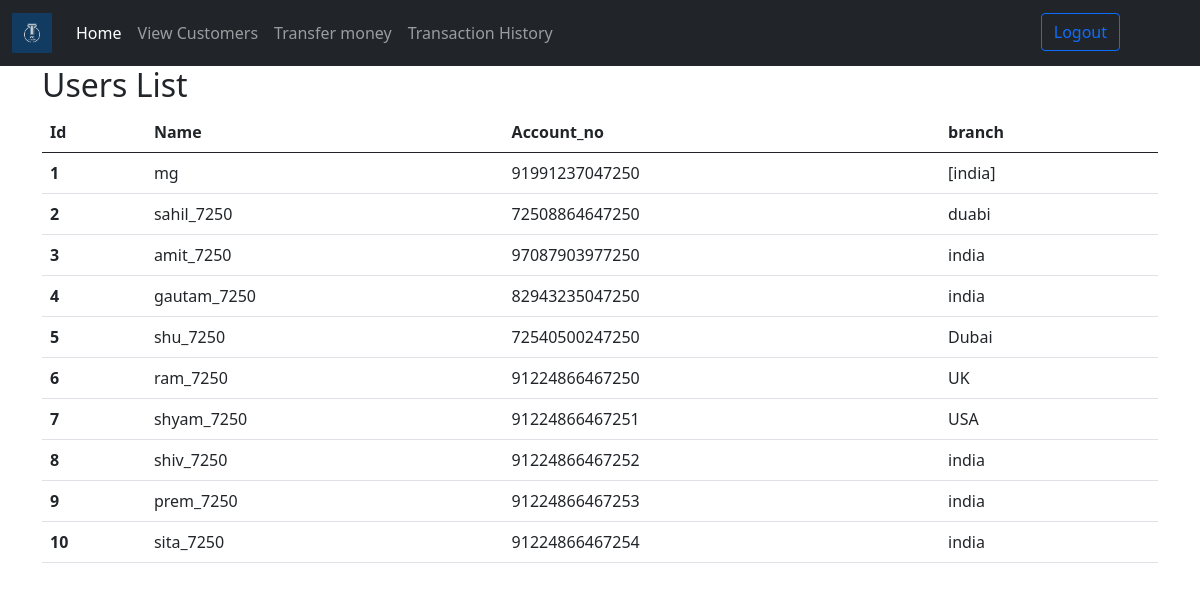
/cust.php, run on the app's committed database.
### tables this page shows
CREATE TABLE `users` (
  `id` int(11) NOT NULL,
  `username` varchar(256) DEFAULT NULL,
  `password` varchar(256) DEFAULT NULL,
  `accountno` varchar(256) DEFAULT NULL,
  `branch` varchar(256) DEFAULT NULL,
  `bal` int(11) DEFAULT NULL,
  `name` varchar(256) DEFAULT NULL
);

### cust.php (the view, shortened to what this page needs)
<?php
require("config.php");
$sql="select * from users";
$result=mysqli_query($conn,$sql);
$count=mysqli_num_rows($result);
if($count){
?>
<!DOCTYPE html>
<html lang="en">
<head>
  <link href="https://cdn.jsdelivr.net/npm/bootstrap@5.0.2/dist/css/bootstrap.min.css" rel="stylesheet"
>
    <link rel="stylesheet" href="style.css">
</head>
<body>
<?php
  include("nav.php");
  ?>
  <div class="bs-example">
    <div class="container">
      <div class="row">
        <div class="col-md-12">
          <div class="page-header clearfix">
            <h2 class="pull-left">Users List</h2>
          </div>
          <table class="table table-hover">
            <thead>
              <tr>
                <th scope="col">Id</th>
                <th scope="col">Name</th>
                <th scope="col">Account_no</th>
                <th scope="col">branch</th>
              </tr>
            </thead>
            <tbody>
              <?php
while($row1 = mysqli_fetch_assoc($result)) {
?>
              <tr>
                <th scope="row">
                  <?php echo $row1['id'];?>
                </th>
                <td>
                  <?php echo $row1["username"]; ?>
                </td>
                <td>
                  <?php echo $row1["accountno"]; ?>
                </td>
                <td>
                  <?php echo $row1["branch"]; ?>
                </td>
              </tr>
                <?php
          }
        ?>
            </tbody>
          </table>
          <?php
          }
 else{
   echo " No recordes Found";
  }
 ?>
        </div>
      </div>
    </div>
  </div>
</body>
</html>

### nav.php (shortened to what this page needs)
<nav class="navbar navbar-expand-lg navbar-dark bg-dark">
        <div class="container-fluid">
            <a class="navbar-brand" href="welcome.php"><img src="img/Mg Bank Logo.png" height="40vh" width="40vh" alt="not sown"></a>
            <div class="collapse navbar-collapse" id="navbarSupportedContent">
                <ul class="navbar-nav me-auto mb-2 mb-lg-0">
                    <li class="nav-item">
                        <a class="nav-link active" aria-current="page" href="welcome.php">Home</a>
                    </li>
                    <li class="nav-item">
                        <a class="nav-link" href="cust.php">View Customers</a>
                    </li>
                    <li class="nav-item">
                        <a class="nav-link" href="tranction.php">Transfer money</a>
                    </li>
                    <li class="nav-item">
                        <a class="nav-link" href="tranhis.php">Transaction History</a>
                    </li>
                    <li class="out">
                      <a class="btn btn-outline-primary" href="logout.php">Logout</a>
                  </li>
                  <li class="nav-iteam">
            </ul>
            </div>
        </div>
</nav>

### style.css (style rules this page uses)
.out { margin-left: 40vw; }

### data on the page
users: id "1", username "mg", accountno "91991237047250", branch "[india]"
users: id "2", username "sahil_7250", accountno "72508864647250", branch "duabi"
users: id "3", username "amit_7250", accountno "97087903977250", branch "india"
users: id "4", username "gautam_7250", accountno "82943235047250", branch "india"
users: id "5", username "shu_7250", accountno "72540500247250", branch "Dubai"
users: id "6", username "ram_7250", accountno "91224866467250", branch "UK"
users: id "7", username "shyam_7250", accountno "91224866467251", branch "USA"
users: id "8", username "shiv_7250", accountno "91224866467252", branch "india"
users: id "9", username "prem_7250", accountno "91224866467253", branch "india"
users: id "10", username "sita_7250", accountno "91224866467254", branch "india"
